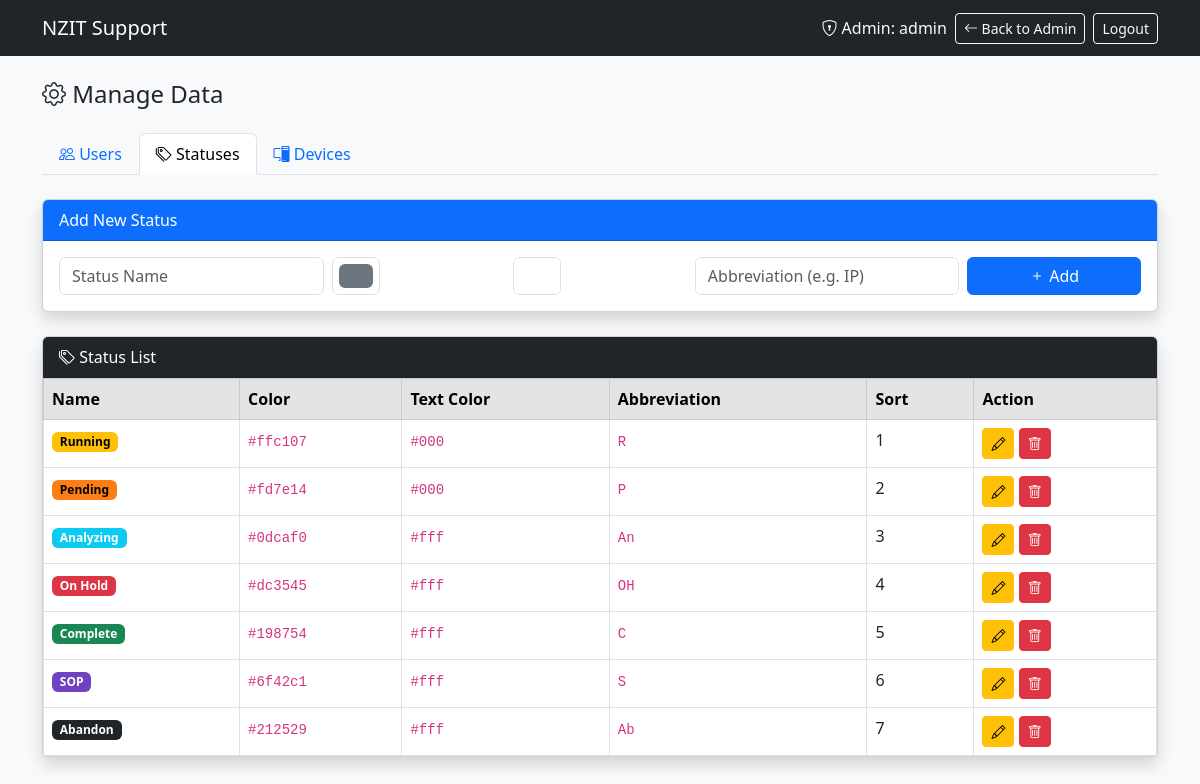
/manage.php?tab=statuses (signed in), run on the app's committed database.
### tables this page shows
CREATE TABLE `statuses` (
  `id` int(11) NOT NULL AUTO_INCREMENT,
  `name` varchar(50) NOT NULL,
  `color` varchar(7) DEFAULT '#6c757d',
  `text_color` varchar(7) DEFAULT '#fff',
  `sort_order` int(11) DEFAULT 0,
  `abbreviation` varchar(10) DEFAULT NULL,
  PRIMARY KEY (`id`),
  UNIQUE KEY `name` (`name`)
);

### manage.php (the view, shortened to what this page needs)
<?php
require_once 'config.php';
$tab = $_GET['tab'] ?? 'users';
$statuses = $conn->query("SELECT * FROM statuses ORDER BY sort_order");
$users = $conn->query("SELECT * FROM user_registry ORDER BY name");
$pending_requests = $conn->query("SELECT * FROM user_requests WHERE status='pending' ORDER BY created_at DESC");
?>
<!DOCTYPE html>
<html lang="en">
<head>
    <link href="https://cdn.jsdelivr.net/npm/bootstrap@5.3.0/dist/css/bootstrap.min.css" rel="stylesheet">
    <link href="https://cdn.jsdelivr.net/npm/bootstrap-icons@1.11.0/font/bootstrap-icons.css" rel="stylesheet">
</head>
<body class="bg-light">
    <nav class="navbar navbar-expand-lg navbar-dark bg-dark">
        <div class="container">
            <a class="navbar-brand" href="index.php">NZIT Support</a>
            <div class="d-flex align-items-center gap-2">
                <span class="text-light">
                    <i class="bi bi-shield-lock"></i> Admin: <?= htmlspecialchars($_SESSION['username']) ?>
                </span>
                <a href="admin.php" class="btn btn-outline-light btn-sm">
                    <i class="bi bi-arrow-left"></i> Back to Admin
                </a>
                <a href="logout.php" class="btn btn-outline-light btn-sm">Logout</a>
            </div>
        </div>
    </nav>
    <div class="container py-4">
        <h4 class="mb-4"><i class="bi bi-gear"></i> Manage Data</h4>
        <ul class="nav nav-tabs mb-4">
            <li class="nav-item">
                <a class="nav-link <?= $tab === 'users' ? 'active' : '' ?>" href="?tab=users">
                    <i class="bi bi-people"></i> Users
                </a>
            </li>
            <li class="nav-item">
                <a class="nav-link <?= $tab === 'statuses' ? 'active' : '' ?>" href="?tab=statuses">
                    <i class="bi bi-tags"></i> Statuses
                </a>
            </li>
            <li class="nav-item">
                <a class="nav-link <?= $tab === 'devices' ? 'active' : '' ?>" href="?tab=devices">
                    <i class="bi bi-pc-display"></i> Devices
                </a>
            </li>
        </ul>
        <?php if ($tab === 'users'): ?>
        <div class="card shadow mb-4">
            <div class="card-header bg-primary text-white">
                <i class="bi bi-person-plus"></i> Add New User
            </div>
            <div class="card-body">
                <form method="post" class="row g-2">
                    <div class="col-md-2">
                        <input type="text" name="oid" class="form-control" placeholder="OID" required>
                    </div>
                    <div class="col-md-3">
                        <input type="text" name="name" class="form-control" placeholder="Full Name" required>
                    </div>
                    <div class="col-md-3">
                        <input type="text" name="designation" class="form-control" placeholder="Designation">
                    </div>
                    <div class="col-md-2">
                        <input type="text" name="department" class="form-control" placeholder="Department">
                    </div>
                    <div class="col-md-1">
                        <input type="text" name="phone" class="form-control" placeholder="Phone">
                    </div>
                    <div class="col-md-1">
                        <button type="submit" name="add_user_registry" class="btn btn-primary w-100">
                            <i class="bi bi-plus"></i>
                        </button>
                    </div>
                </form>
            </div>
        </div>
        <div class="card shadow mb-4">
            <div class="card-header bg-success text-white">
                <i class="bi bi-file-earmark-excel"></i> Import Users from Excel/CSV
            </div>
            <div class="card-body">
                <form method="post" enctype="multipart/form-data" class="row g-2">
                    <div class="col-md-6">
                        <input type="file" name="user_excel" class="form-control" accept=".xlsx,.csv" required>
                    </div>
                    <div class="col-md-2">
                        <button type="submit" name="import_users" class="btn btn-success">
                            <i class="bi bi-upload"></i> Import
                        </button>
                    </div>
                </form>
                <small class="text-muted">Format: OID, Name, Designation, Department, Phone (header row required)</small>
            </div>
        </div>
        <div class="card shadow">
            <div class="card-header bg-dark text-white">
                <i class="bi bi-people"></i> User Registry
            </div>
            <div class="card-body p-0">
                <div class="table-responsive">
                    <table class="table table-bordered mb-0">
                        <thead class="table-secondary">
                            <tr><th>OID</th><th>Name</th><th>Designation</th><th>Department</th><th>Phone</th><th>Action</th></tr>
                        </thead>
                        <tbody>
                            <?php if ($users && $users->num_rows > 0): ?>
                                <?php while ($u = $users->fetch_assoc()): ?>
                                <tr>
                                    <td><code><?= htmlspecialchars($u['oid']) ?></code></td>
                                    <td><?= htmlspecialchars($u['name']) ?></td>
                                    <td><?= htmlspecialchars($u['designation'] ?: '-') ?></td>
                                    <td><?= htmlspecialchars($u['department'] ?: '-') ?></td>
                                    <td><?= htmlspecialchars($u['phone'] ?: '-') ?></td>
                                    <td>
                                        <form method="post" onsubmit="return confirm('Delete this user?')">
                                            <input type="hidden" name="id" value="<?= $u['id'] ?>">
                                            <button type="submit" name="delete_user_registry" class="btn btn-danger btn-sm">
                                                <i class="bi bi-trash"></i>
                                            </button>
                                        </form>
                                    </td>
                                </tr>
                                <?php endwhile; ?>
                            <?php else: ?>
                                <tr><td colspan="6" class="text-center text-muted py-3">No users found.</td></tr>
                            <?php endif; ?>
                        </tbody>
                    </table>
                </div>
            </div>
        </div>
        <?php if ($pending_requests && $pending_requests->num_rows > 0): ?>
        <div class="card shadow mt-4">
            <div class="card-header bg-warning text-dark">
                <i class="bi bi-hourglass-split"></i> Pending User Requests (<?= $pending_requests->num_rows ?>)
            </div>
            <div class="card-body p-0">
                <div class="table-responsive">
                    <table class="table table-bordered mb-0">
                        <thead class="table-warning">
                            <tr><th>OID</th><th>Name</th><th>Designation</th><th>Department</th><th>Phone</th><th>Support Person</th><th>Requested By</th><th>Action</th></tr>
                        </thead>
                        <tbody>
                            <?php while ($rq = $pending_requests->fetch_assoc()): ?>
                            <tr>
                                <td><code><?= htmlspecialchars($rq['oid']) ?></code></td>
                                <td><?= htmlspecialchars($rq['name']) ?></td>
                                <td><?= htmlspecialchars($rq['designation'] ?: '-') ?></td>
                                <td><?= htmlspecialchars($rq['department'] ?: '-') ?></td>
                                <td><?= htmlspecialchars($rq['phone'] ?: '-') ?></td>
                                <td><?= htmlspecialchars($rq['support_person'] ?: '-') ?></td>
                                <td><?= htmlspecialchars($rq['requested_by']) ?></td>
                                <td>
                                    <form method="post" style="display:inline">
                                        <input type="hidden" name="request_id" value="<?= $rq['id'] ?>">
                                        <button type="submit" name="approve_request" class="btn btn-success btn-sm" onclick="return confirm('Approve this user?')">
                                            <i class="bi bi-check-lg"></i> Approve
                                        </button>
                                        <button type="submit" name="reject_request" class="btn btn-danger btn-sm" onclick="return confirm('Reject this request?')">
                                            <i class="bi bi-x-lg"></i> Reject
                                        </button>
                                    </form>
                                </td>
                            </tr>
                            <?php endwhile; ?>
                        </tbody>
                    </table>
                </div>
            </div>
        </div>
        <?php endif; ?>
        <?php elseif ($tab === 'statuses'): ?>
        <div class="card shadow mb-4">
            <div class="card-header bg-primary text-white">
                <i class="bi bi-tag-plus"></i> Add New Status
            </div>
            <div class="card-body">
                <form method="post" class="row g-2">
                    <div class="col-md-3">
                        <input type="text" name="name" class="form-control" placeholder="Status Name" required>
                    </div>
                    <div class="col-md-2">
                        <input type="color" name="color" class="form-control form-control-color" value="#6c757d" title="Background color">
                    </div>
                    <div class="col-md-2">
                        <input type="color" name="text_color" class="form-control form-control-color" value="#ffffff" title="Text color">
                    </div>
                    <div class="col-md-3">
                        <input type="text" name="abbreviation" class="form-control" placeholder="Abbreviation (e.g. IP)">
                    </div>
                    <div class="col-md-2">
                        <button type="submit" name="add_status" class="btn btn-primary w-100">
                            <i class="bi bi-plus"></i> Add
                        </button>
                    </div>
                </form>
            </div>
        </div>
        <div class="card shadow">
            <div class="card-header bg-dark text-white">
                <i class="bi bi-tags"></i> Status List
            </div>
            <div class="card-body p-0">
                <div class="table-responsive">
                    <table class="table table-bordered mb-0">
                        <thead class="table-secondary">
                            <tr><th>Name</th><th>Color</th><th>Text Color</th><th>Abbreviation</th><th>Sort</th><th>Action</th></tr>
                        </thead>
                        <tbody>
                            <?php if ($statuses && $statuses->num_rows > 0): ?>
                                <?php while ($s = $statuses->fetch_assoc()): ?>
                                <tr>
                                    <td>
                                        <span class="badge" style="background:<?= $s['color'] ?>;color:<?= $s['text_color'] ?>">
                                            <?= htmlspecialchars($s['name']) ?>
                                        </span>
                                    </td>
                                    <td><code><?= $s['color'] ?></code></td>
                                    <td><code><?= $s['text_color'] ?></code></td>
                                    <td><code><?= htmlspecialchars($s['abbreviation'] ?: '-') ?></code></td>
                                    <td><?= $s['sort_order'] ?></td>
                                    <td>
                                        <button class="btn btn-warning btn-sm" data-bs-toggle="collapse" data-bs-target="#editStatus<?= $s['id'] ?>">
                                            <i class="bi bi-pencil"></i>
                                        </button>
                                        <form method="post" class="d-inline" onsubmit="return confirm('Delete status <?= htmlspecialchars($s['name']) ?>?')">
                                            <button type="submit" name="delete_status" class="btn btn-danger btn-sm">
                                                <i class="bi bi-trash"></i>
                                            </button>
                                        </form>
                                    </td>
                                </tr>
                                <?php endwhile; ?>
                            <?php else: ?>
                                <tr><td colspan="6" class="text-center text-muted py-3">No statuses found.</td></tr>
                            <?php endif; ?>
                        </tbody>
                    </table>
                </div>
            </div>
        </div>
        <?php endif; ?>
    </div>
</body>
</html>

### data on the page
statuses: name "Running", color "#ffc107", text_color "#000", abbreviation "R", sort_order "1"
statuses: name "Pending", color "#fd7e14", text_color "#000", abbreviation "P", sort_order "2"
statuses: name "Analyzing", color "#0dcaf0", text_color "#fff", abbreviation "An", sort_order "3"
statuses: name "On Hold", color "#dc3545", text_color "#fff", abbreviation "OH", sort_order "4"
statuses: name "Complete", color "#198754", text_color "#fff", abbreviation "C", sort_order "5"
statuses: name "SOP", color "#6f42c1", text_color "#fff", abbreviation "S", sort_order "6"
statuses: name "Abandon", color "#212529", text_color "#fff", abbreviation "Ab", sort_order "7"

### other printed values
$_SESSION['username'] "admin"
